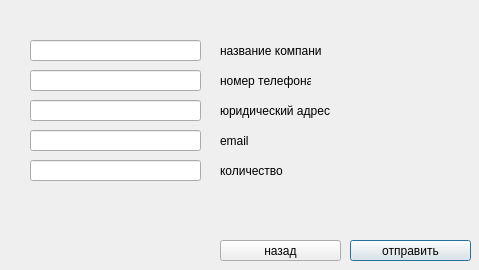
<?xml version="1.0" encoding="UTF-8"?>
<ui version="4.0">
 <class>compwindown</class>
 <widget class="QDialog" name="compwindown">
  <property name="geometry">
   <rect>
    <x>0</x>
    <y>0</y>
    <width>479</width>
    <height>270</height>
   </rect>
  </property>
  <property name="windowTitle">
   <string>Dialog</string>
  </property>
  <widget class="QLineEdit" name="cname">
   <property name="geometry">
    <rect>
     <x>30</x>
     <y>40</y>
     <width>171</width>
     <height>21</height>
    </rect>
   </property>
  </widget>
  <widget class="QLineEdit" name="phnum">
   <property name="geometry">
    <rect>
     <x>30</x>
     <y>70</y>
     <width>171</width>
     <height>21</height>
    </rect>
   </property>
  </widget>
  <widget class="QLineEdit" name="adname">
   <property name="geometry">
    <rect>
     <x>30</x>
     <y>100</y>
     <width>171</width>
     <height>21</height>
    </rect>
   </property>
  </widget>
  <widget class="QLineEdit" name="email">
   <property name="geometry">
    <rect>
     <x>30</x>
     <y>130</y>
     <width>171</width>
     <height>21</height>
    </rect>
   </property>
  </widget>
  <widget class="QLineEdit" name="countp">
   <property name="geometry">
    <rect>
     <x>30</x>
     <y>160</y>
     <width>171</width>
     <height>21</height>
    </rect>
   </property>
  </widget>
  <widget class="QLabel" name="label">
   <property name="geometry">
    <rect>
     <x>220</x>
     <y>40</y>
     <width>101</width>
     <height>21</height>
    </rect>
   </property>
   <property name="text">
    <string>название компании</string>
   </property>
  </widget>
  <widget class="QLabel" name="label_2">
   <property name="geometry">
    <rect>
     <x>220</x>
     <y>70</y>
     <width>91</width>
     <height>21</height>
    </rect>
   </property>
   <property name="text">
    <string>номер телефона</string>
   </property>
  </widget>
  <widget class="QLabel" name="label_3">
   <property name="geometry">
    <rect>
     <x>220</x>
     <y>100</y>
     <width>111</width>
     <height>21</height>
    </rect>
   </property>
   <property name="text">
    <string>юридический адрес</string>
   </property>
  </widget>
  <widget class="QLabel" name="label_4">
   <property name="geometry">
    <rect>
     <x>220</x>
     <y>130</y>
     <width>111</width>
     <height>21</height>
    </rect>
   </property>
   <property name="text">
    <string>email</string>
   </property>
  </widget>
  <widget class="QLabel" name="label_5">
   <property name="geometry">
    <rect>
     <x>220</x>
     <y>160</y>
     <width>111</width>
     <height>21</height>
    </rect>
   </property>
   <property name="text">
    <string>количество </string>
   </property>
  </widget>
  <widget class="QPushButton" name="sendbutton">
   <property name="geometry">
    <rect>
     <x>350</x>
     <y>240</y>
     <width>121</width>
     <height>21</height>
    </rect>
   </property>
   <property name="text">
    <string>отправить</string>
   </property>
  </widget>
  <widget class="QPushButton" name="backbutton">
   <property name="geometry">
    <rect>
     <x>220</x>
     <y>240</y>
     <width>121</width>
     <height>21</height>
    </rect>
   </property>
   <property name="text">
    <string>назад</string>
   </property>
  </widget>
 </widget>
 <resources/>
 <connections/>
</ui>
